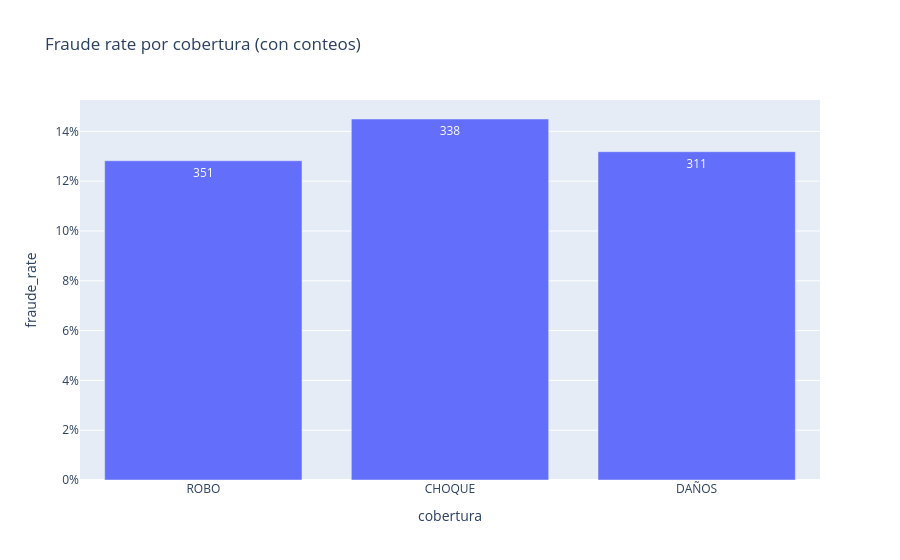

Here is the notebook cell this chart was saved with:
### Code cell
# Cobertura: volumen y fraude_rate
cov = (
    df_master
    .groupby('cobertura')
    .agg(casos=('codigo_siniestro','count'), fraude_rate=('etiqueta_fraude_simulada','mean'))
    .sort_values('casos', ascending=False)
)

display(cov)

fig = px.bar(
    cov.reset_index(),
    x='cobertura', y='fraude_rate',
    text='casos',
    title='Fraude rate por cobertura (con conteos)'
)
fig.update_yaxes(tickformat='.0%')
fig.show()

### Figure 1 — Plotly figure (JSON) as saved in the notebook; plotly's stock layout.template omitted (floating-point values rounded to 4 significant figures)
{"data": [{"hovertemplate": "cobertura=%{x}<br>fraude_rate=%{y}<br>casos=%{text}<extra></extra>", "legendgroup": "", "marker": {"color": "#636efa", "pattern": {"shape": ""}}, "name": "", "orientation": "v", "showlegend": false, "text": [351.0, 338.0, 311.0], "textposition": "auto", "type": "bar", "x": ["ROBO", "CHOQUE", "DAÑOS"], "xaxis": "x", "y": [0.1282, 0.145, 0.1318], "yaxis": "y"}], "layout": {"barmode": "relative", "legend": {"tracegroupgap": 0}, "title": {"text": "Fraude rate por cobertura (con conteos)"}, "xaxis": {"anchor": "y", "domain": [0, 1], "title": {"text": "cobertura"}}, "yaxis": {"anchor": "x", "domain": [0, 1], "tickformat": ".0%", "title": {"text": "fraude_rate"}}}}
